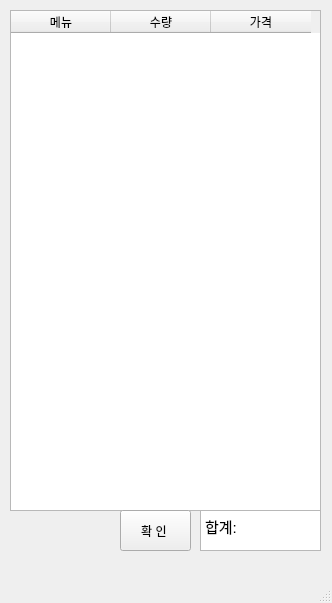
<?xml version="1.0" encoding="UTF-8"?>
<ui version="4.0">
 <class>MainWindow</class>
 <widget class="QMainWindow" name="MainWindow">
  <property name="geometry">
   <rect>
    <x>0</x>
    <y>0</y>
    <width>332</width>
    <height>603</height>
   </rect>
  </property>
  <property name="windowTitle">
   <string>MainWindow</string>
  </property>
  <widget class="QWidget" name="centralwidget">
   <widget class="QTableWidget" name="tableWidget">
    <property name="geometry">
     <rect>
      <x>10</x>
      <y>10</y>
      <width>311</width>
      <height>501</height>
     </rect>
    </property>
    <column>
     <property name="text">
      <string>메뉴</string>
     </property>
    </column>
    <column>
     <property name="text">
      <string>수량</string>
     </property>
    </column>
    <column>
     <property name="text">
      <string>가격</string>
     </property>
    </column>
   </widget>
   <widget class="QPushButton" name="pushButton">
    <property name="geometry">
     <rect>
      <x>120</x>
      <y>510</y>
      <width>71</width>
      <height>41</height>
     </rect>
    </property>
    <property name="text">
     <string>확 인 </string>
    </property>
   </widget>
   <widget class="QTextBrowser" name="textBrowser">
    <property name="geometry">
     <rect>
      <x>200</x>
      <y>510</y>
      <width>121</width>
      <height>41</height>
     </rect>
    </property>
    <property name="html">
     <string>&lt;!DOCTYPE HTML PUBLIC &quot;-//W3C//DTD HTML 4.0//EN&quot; &quot;http://www.w3.org/TR/REC-html40/strict.dtd&quot;&gt;
&lt;html&gt;&lt;head&gt;&lt;meta name=&quot;qrichtext&quot; content=&quot;1&quot; /&gt;&lt;style type=&quot;text/css&quot;&gt;
p, li { white-space: pre-wrap; }
&lt;/style&gt;&lt;/head&gt;&lt;body style=&quot; font-family:'Ubuntu'; font-size:11pt; font-weight:400; font-style:normal;&quot;&gt;
&lt;p style=&quot; margin-top:0px; margin-bottom:0px; margin-left:0px; margin-right:0px; -qt-block-indent:0; text-indent:0px;&quot;&gt;합계: &lt;/p&gt;&lt;/body&gt;&lt;/html&gt;</string>
    </property>
   </widget>
  </widget>
  <widget class="QMenuBar" name="menubar">
   <property name="geometry">
    <rect>
     <x>0</x>
     <y>0</y>
     <width>332</width>
     <height>22</height>
    </rect>
   </property>
  </widget>
  <widget class="QStatusBar" name="statusbar"/>
 </widget>
 <resources/>
 <connections/>
</ui>
